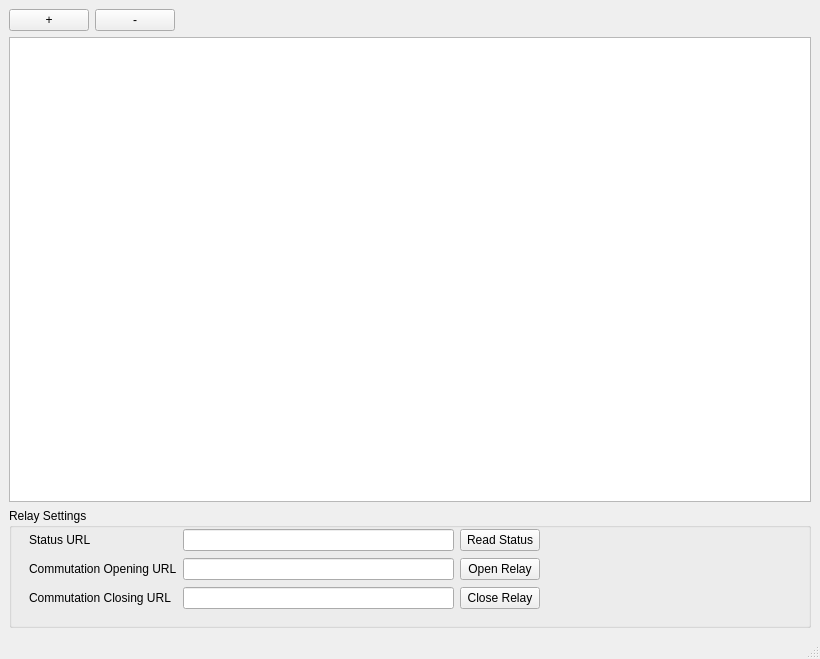
<?xml version="1.0" encoding="UTF-8"?>
<ui version="4.0">
 <class>MainWindow</class>
 <widget class="QMainWindow" name="MainWindow">
  <property name="geometry">
   <rect>
    <x>0</x>
    <y>0</y>
    <width>820</width>
    <height>659</height>
   </rect>
  </property>
  <property name="windowTitle">
   <string>Arduino Home</string>
  </property>
  <property name="unifiedTitleAndToolBarOnMac">
   <bool>false</bool>
  </property>
  <widget class="QWidget" name="centralwidget">
   <layout class="QGridLayout" name="gridLayout_3">
    <item row="0" column="0">
     <layout class="QGridLayout" name="gridLayout_2">
      <item row="2" column="0">
       <widget class="QGroupBox" name="groupBox">
        <property name="sizePolicy">
         <sizepolicy hsizetype="Preferred" vsizetype="Minimum">
          <horstretch>0</horstretch>
          <verstretch>0</verstretch>
         </sizepolicy>
        </property>
        <property name="minimumSize">
         <size>
          <width>0</width>
          <height>120</height>
         </size>
        </property>
        <property name="title">
         <string>Relay Settings</string>
        </property>
        <widget class="QWidget" name="layoutWidget">
         <property name="geometry">
          <rect>
           <x>20</x>
           <y>20</y>
           <width>511</width>
           <height>83</height>
          </rect>
         </property>
         <layout class="QGridLayout" name="gridLayout">
          <item row="1" column="1">
           <widget class="QLineEdit" name="openEdit"/>
          </item>
          <item row="0" column="1">
           <widget class="QLineEdit" name="statusEdit"/>
          </item>
          <item row="1" column="0">
           <widget class="QLabel" name="label_2">
            <property name="text">
             <string>Commutation Opening URL</string>
            </property>
           </widget>
          </item>
          <item row="0" column="0">
           <widget class="QLabel" name="label">
            <property name="text">
             <string>Status URL</string>
            </property>
           </widget>
          </item>
          <item row="2" column="1">
           <widget class="QLineEdit" name="closeEdit"/>
          </item>
          <item row="2" column="0">
           <widget class="QLabel" name="label_3">
            <property name="text">
             <string>Commutation Closing URL</string>
            </property>
           </widget>
          </item>
          <item row="0" column="2">
           <widget class="QPushButton" name="readStatusButton">
            <property name="text">
             <string>Read Status</string>
            </property>
           </widget>
          </item>
          <item row="1" column="2">
           <widget class="QPushButton" name="openRelayButton">
            <property name="text">
             <string>Open Relay</string>
            </property>
           </widget>
          </item>
          <item row="2" column="2">
           <widget class="QPushButton" name="closeRelayButton">
            <property name="text">
             <string>Close Relay</string>
            </property>
           </widget>
          </item>
         </layout>
        </widget>
       </widget>
      </item>
      <item row="0" column="0">
       <layout class="QHBoxLayout" name="horizontalLayout">
        <item>
         <widget class="QPushButton" name="addRelayButton">
          <property name="text">
           <string>+</string>
          </property>
          <property name="flat">
           <bool>false</bool>
          </property>
         </widget>
        </item>
        <item>
         <widget class="QPushButton" name="deleteRelayButton">
          <property name="text">
           <string>-</string>
          </property>
         </widget>
        </item>
        <item>
         <spacer name="horizontalSpacer">
          <property name="orientation">
           <enum>Qt::Horizontal</enum>
          </property>
          <property name="sizeHint" stdset="0">
           <size>
            <width>40</width>
            <height>20</height>
           </size>
          </property>
         </spacer>
        </item>
       </layout>
      </item>
      <item row="1" column="0">
       <widget class="QListView" name="relaysList">
        <property name="editTriggers">
         <set>QAbstractItemView::DoubleClicked</set>
        </property>
        <property name="alternatingRowColors">
         <bool>true</bool>
        </property>
       </widget>
      </item>
     </layout>
    </item>
   </layout>
  </widget>
  <widget class="QMenuBar" name="menubar">
   <property name="geometry">
    <rect>
     <x>0</x>
     <y>0</y>
     <width>820</width>
     <height>21</height>
    </rect>
   </property>
  </widget>
  <widget class="QStatusBar" name="statusbar"/>
 </widget>
 <resources/>
 <connections/>
</ui>
